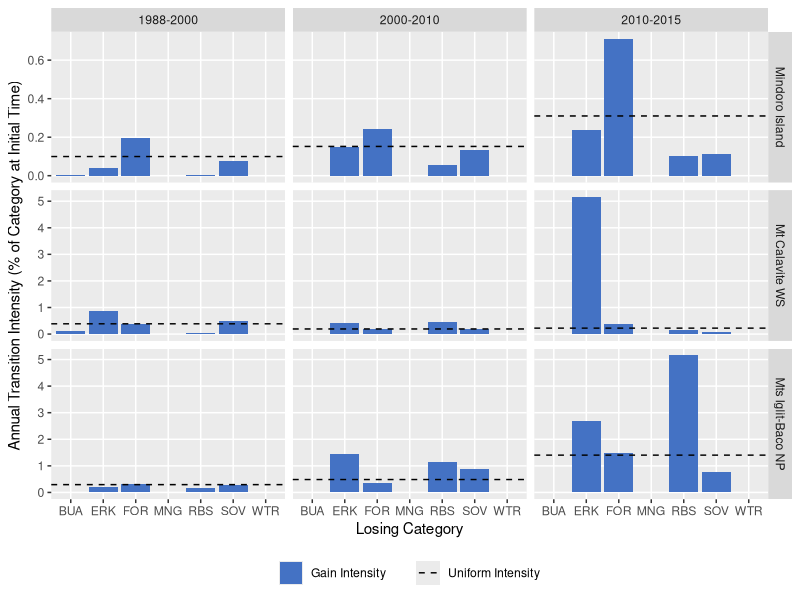
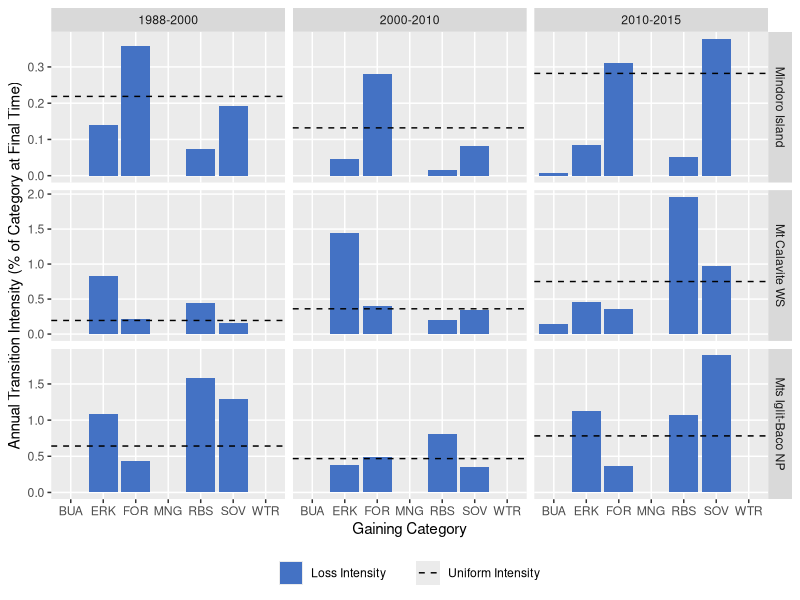

Recreate these plots in R, in order.
# Script Description --------------------
# This R script generates barplots using ggplot2 package to visualise the transition-level
# intensity analysis of of changes in Mindoro Island, Philippines derived from land cover
# classification of Landsat data for three time-intervals: 1988-2000, 2000-2010, and
# 2010-2015. Intensity analysis was calculated using an Excel spreadsheet with a VBA macro
# (see https://sites.google.com/site/intensityanalysis/). The domain of analysis is
# Mindoro Island.
#
# Script By:      Jose Don T De Alban
# Date Created:   13 Mar 2018
# Last Modified:  26 Aug 2019

# Set Working Directory -------------------
setwd("/Users/dondealban/Dropbox/Research/Mindoro/intensity analysis/")

# Load Libraries --------------------------
library(tidyverse)
library(readxl)

# Read Input Data -------------------------

# Read transition level XLSX data file, convert to data frame, and store into variable
rawG <- as.data.frame(read_excel("Transition_Level_Intensity_Analysis.xlsx", sheet="GRA_Gain"))
rawL <- as.data.frame(read_excel("Transition_Level_Intensity_Analysis.xlsx", sheet="GRA_Loss"))

# Clean and Subset Data -------------------

# 1. Add Change Type column
type1 <- rep("Gain", nrow(rawG))
type2 <- rep("Loss", nrow(rawL))
dfG <- cbind(rawG, type1)
dfL <- cbind(rawL, type2)

# 2. Reorder columns before renaming
dfGain <- dfG[,c(1:2,12,3:11)]
dfLoss <- dfL[,c(1:2,12,3:11)]

# 3. Change column names for easier reference
# Note the following description of category level column names
# ColA - Years of Time Interval
# ColB - Study Area/Site
# ColC - Change Type
# ColD - Category Name
# ColE - Observed Annual Loss/Gain [number of elements]
# ColF - Loss/Gain Intensity [percent of t1/t2 category]
# ColG - Uniform Intensity [percent of t1/t2 to/from category]
# ColH - Uniform Annual Loss/Gain [number of elements]
# ColI - Hypothesized Annual Error [number of elements]
# ColJ - Commission Intensity [percent of t1/t2 transition]
# ColK - Omission Intensity [percent of t1/t2 transition]
# ColL - Hypothesized t1/t2 Error [percent of interval domain]

list <- c("ColA","ColB","ColC","ColD","ColE","ColF","ColG","ColH","ColI","ColJ","ColK","ColL")
colnames(dfGain) <- c(list)
colnames(dfLoss) <- c(list)

# Generate Plots ------------------------

# Plot 1: To N (Gain Transition)
plotG <- ggplot() + geom_bar(data=dfGain, aes(x=ColD, y=ColF, fill=ColC), stat="identity", position=position_dodge())
plotG <- plotG + geom_hline(data=dfGain, aes(yintercept=ColG, colour="#000000"), linetype="dashed") # Uniform line
plotG <- plotG + facet_grid(ColB ~ ColA, scales="free_y")
plotG <- plotG + labs(x="Losing Category", y="Annual Transition Intensity (% of Category at Initial Time)")
plotG <- plotG + scale_fill_manual(values=c("#4472c4"), labels=c("Gain Intensity"))
plotG <- plotG + scale_colour_manual(values=c("#000000"), labels=c("Uniform Intensity"))
plotG <- plotG + theme(panel.grid.minor=element_blank())
plotG <- plotG + theme(legend.position="bottom", legend.box="horizontal", legend.title=element_blank())

# Plot 2: From M (Loss Transition)
plotL <- ggplot() + geom_bar(data=dfLoss, aes(x=ColD, y=ColF, fill=ColC), stat="identity", position=position_dodge())
plotL <- plotL + geom_hline(data=dfLoss, aes(yintercept=ColG, colour="#000000"), linetype="dashed") # Uniform line
plotL <- plotL + facet_grid(ColB ~ ColA, scales="free_y")
plotL <- plotL + labs(x="Gaining Category", y="Annual Transition Intensity (% of Category at Final Time)")
plotL <- plotL + scale_fill_manual(values=c("#4472c4"), labels=c("Loss Intensity"))
plotL <- plotL + scale_colour_manual(values=c("#000000"), labels=c("Uniform Intensity"))
plotL <- plotL + theme(panel.grid.minor=element_blank())
plotL <- plotL + theme(legend.position="bottom", legend.box="horizontal", legend.title=element_blank())

# Save Outputs --------------------------

# Output boxplots to a PDF file
ggsave(plotG, file="Transition-Level-Intensity-Analysis-Grassland-Gain_v2.pdf", width=25, height=25, units="cm", dpi=300)
ggsave(plotL, file="Transition-Level-Intensity-Analysis-Grassland-Loss_v2.pdf", width=25, height=25, units="cm", dpi=300)
